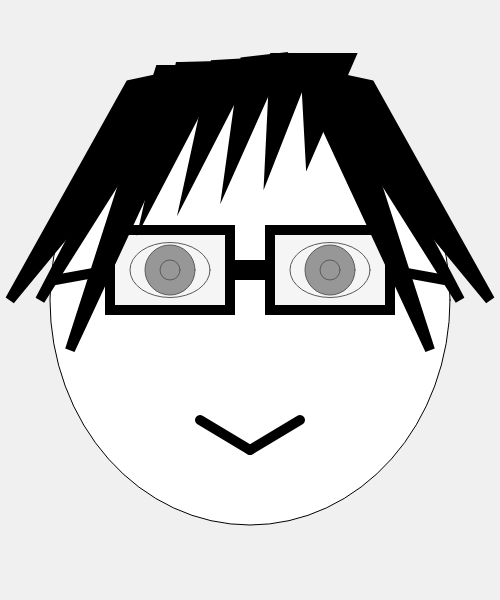
Frame 1 (no input)
Frame 60 (no input): identical to frame 1, image omitted
Frame 120 (the mouse pressed at the canvas centre since frame 60): identical to frame 1, image omitted

The p5.js sketch that drew this single still picture (run headless with seeded random() and noise() and a simulated clock; from frame 60 on, the mouse is pressed at the canvas centre):

// p5.js sketch
// ── sketch.js
function setup() {
	createCanvas(500, 600);
}

function draw() {
	background(240);

	rectMode(CENTER);
	fill("white");
	strokeWeight(1)
	ellipse(250, 300, 400, 450); //base
	ellipse(170, 270, 80, 55);
	ellipse(330, 270, 80, 55);
	

	fill(100, 100, 100); //eyes
	circle(170, 270, 50);
	circle(330, 270, 50);
	circle(170, 270, 20);
	circle(330, 270, 20);

	fill(230, 230, 230, 100); //glasses
	strokeWeight(10);
	rect(170, 270, 120, 80);
	rect(330, 270, 120, 80);

	rect(250, 270, 40, 10);

	line(110, 270, 55, 280);
	
	line(390, 270, 445, 280);
	
	line(250, 450, 200, 420);//mouse
	line(250, 450, 300, 420);
	
	fill("black")
	triangle(150, 90, 160, 110, 40, 300);//hair
	triangle(140, 90, 150, 110, 45, 245);
	triangle(130, 85, 200, 70, 10, 300);
	triangle(160, 70, 200, 70, 70, 350);
	triangle(180, 67, 220, 66, 150, 200);
	triangle(215, 65, 250, 63, 190, 180);
	triangle(245, 62, 280, 58, 230, 170);
	triangle(275, 58, 310, 58, 270, 160);
	triangle(305, 58, 350, 58, 310, 150);
	triangle(350, 90, 340, 110, 460, 300);
	triangle(360, 90, 350, 110, 455, 245);
	triangle(370, 85, 300, 70, 490, 300);
	triangle(340, 70, 300, 70, 430, 350);
}

// ── project1.html
<!DOCTYPE html>
<html>

<head>
	<title>Leping Jiang's Portfolio Site</title>
	<link rel="stylesheet" href=../../portfolio.css> </head> <body>
	<header>
		<div class="headernav">
			<span>Leping Jiang</span>
			<a href="../../index.html" class="headlink">Home</a>
			<a href="../../about.html" class="headlink">About Me</a>
			<a href="../../contact.html" class="headlink">Contact</a>
		</div>
	</header>
	<h3>MMP210 Self Portrait 1: Hard Coded</h3>
	<div class="pj">
		<script src="p5.min.js"></script>
		<script src="sketch.js"></script>
	</div>

	</body></html>
